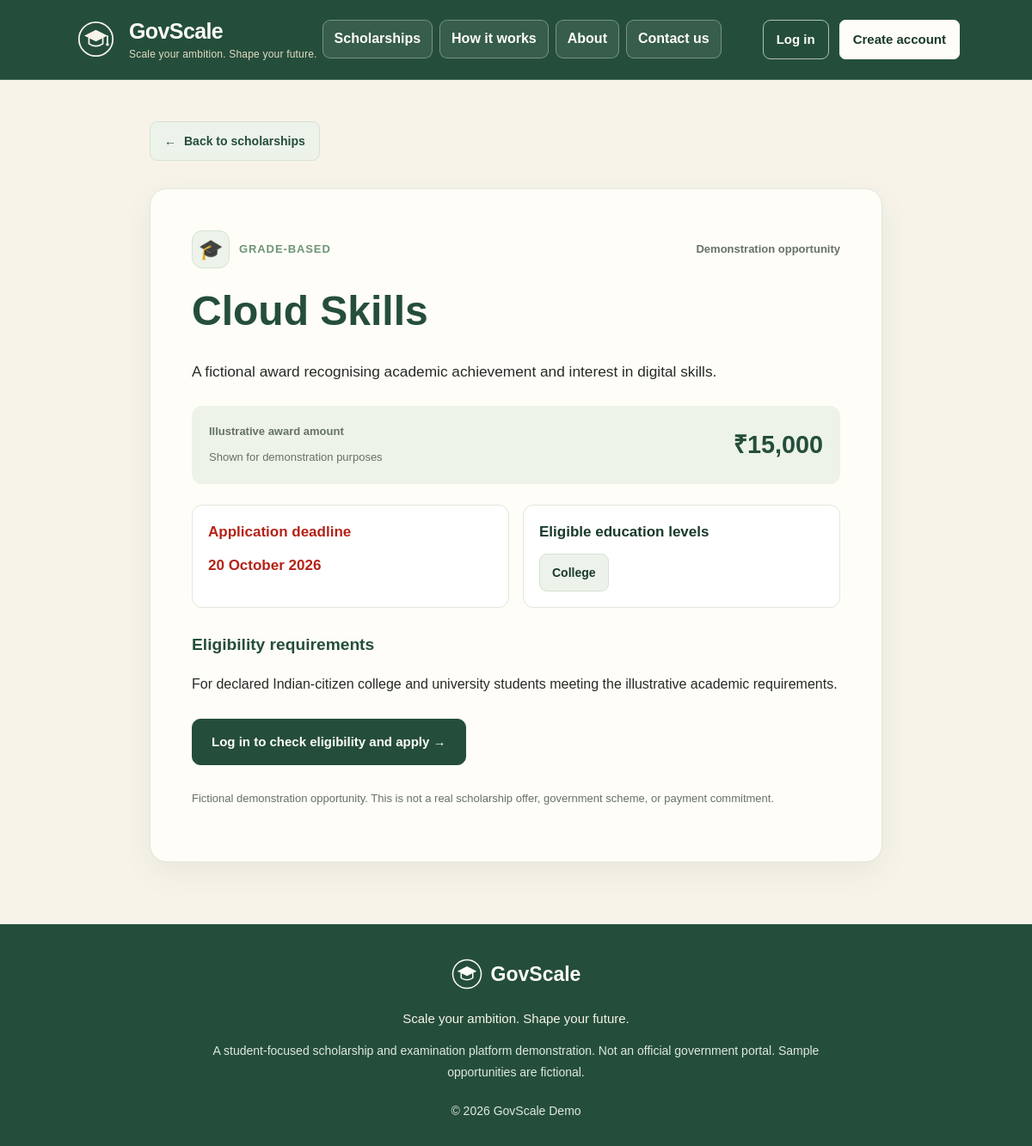
Screenshot of /scholarships/3 with the database file from the repository.
### app.py (models this page shows)
class Scholarship(db.Model):
    id = db.Column(db.Integer, primary_key=True)
    title = db.Column(db.String(160), nullable=False)
    category = db.Column(db.String(20), nullable=False, index=True)
    education_category = db.Column(db.String(30),nullable=True,index=True,)
    description = db.Column(db.Text, nullable=False)
    award_amount = db.Column(db.Integer, nullable=False)
    eligibility_description = db.Column(db.Text, nullable=False)
    eligible_education_levels = db.Column(db.String(100), nullable=False)
    deadline = db.Column(db.Date, nullable=True)
    is_active = db.Column(db.Boolean, nullable=False, default=True)
    lifecycle_status = db.Column(
        db.String(20), nullable=False, default="active"
    )
    passing_threshold = db.Column(
        db.Float, nullable=False, default=80.0
    )

### app.py (the view, shortened to what this page needs)
@app.route("/scholarships/<int:scholarship_id>")
def scholarship_detail(scholarship_id):
    scholarship = db.session.get(Scholarship, scholarship_id)
    if scholarship is None:
        abort(404)
    linked_exam = None
    india_tz = ZoneInfo("Asia/Kolkata")
    now_ist = datetime.now(india_tz).replace(tzinfo=None)
    exam_registration = None
    registration_status = None
    registration_closes_at = None
    eligible = None
    ineligible_reasons = []
    if current_user.is_authenticated:
        eligible, ineligible_reasons = (
            check_scholarship_eligibility(
                current_user, scholarship
            )
        )
    existing_application = None
    if current_user.is_authenticated:
        existing_application = ScholarshipApplication.query.filter_by(
            user_id=current_user.id,
            scholarship_id=scholarship.id,
        ).first()
    received_reward = False
    return render_template(
        "scholarship_detail.html",
        scholarship=scholarship,
        received_reward=received_reward,
        eligible=eligible,
        ineligible_reasons=ineligible_reasons,
        existing_application=existing_application,
        linked_exam=linked_exam,
        exam_registration=exam_registration,
        registration_status=registration_status,
        registration_closes_at=registration_closes_at,
        now_ist=now_ist,
    )

### templates/scholarship_detail.html (shortened to what this page needs)
{% extends "base.html" %}
{% block content %}
<section class="scholarship-detail-section">
    {% if request.args.get('source') == 'history' %}
    <a href="{{ url_for('my_history') }}" class="detail-apply-button">
        <span aria-hidden="true">←</span> Back to History
    </a>
    {% else %}
    <a href="{{ url_for('home') }}#scholarships" class="detail-back-link">
        <span aria-hidden="true">←</span> Back to scholarships
    </a>
    {% endif %}
    <article class="scholarship-detail-card">
        <div class="detail-category-row">
            <div class="detail-category-identity">
                <span class="detail-category-icon" aria-hidden="true">
                    {{ '📝' if scholarship.category == 'exam' else '🎓' }}
                </span>
                <span class="type-label">
                    {{ 'EXAM-BASED' if scholarship.category == 'exam' else 'GRADE-BASED' }}
                </span>
            </div>
            <span class="detail-demo-label">Demonstration opportunity</span>
        </div>
        <h1>{{ scholarship.title }}</h1>
        <p class="detail-description">{{ scholarship.description }}</p>
        <div class="detail-award">
            <div>
                <span class="detail-info-label">Illustrative award amount</span>
                <p class="detail-award-note">Shown for demonstration purposes</p>
            </div>
            <strong>₹{{ "{:,}".format(scholarship.award_amount) }}</strong>
        </div>
        <div class="detail-information-grid">
            <div class="detail-information-item">
                <span class="detail-info-label">Application deadline</span>
                <strong class="detail-deadline-value">
                    {{ scholarship.deadline.strftime('%d %B %Y')
                       if scholarship.deadline else 'To be announced' }}
                </strong>
            </div>
            <div class="detail-information-item">
                <span class="detail-info-label">Eligible education levels</span>
                <div class="education-level-chips">
                    {% for level in scholarship.eligible_education_levels.split(',') %}
                    {% set level = level.strip() %}
                    <span>{{ {
                        'school_8_10': 'School 8–10',
                        'school_11_12': 'College 11–12',
                        'undergraduate_1_4': 'Undergraduate'
                    }.get(level, level|replace('_', ' ')|title) }}</span>
                    {% endfor %}
                </div>
            </div>
        </div>
        <section class="detail-requirements">
            <h2>Eligibility requirements</h2>
            <p>{{ scholarship.eligibility_description }}</p>
        </section>
        <div class="detail-application-area">
            {% if scholarship.category == 'exam' %}
            {% else %}
                {% if current_user.is_authenticated %}
                    {% if existing_application %}
                        <div class="eligibility-message eligibility-success">
                            <span class="eligibility-status status-eligible">
                                {% if existing_application.status == 'approved' and received_reward and request.args.get('source') == 'history' %}
                                    ✓ Scholarship reward received
                                {% elif existing_application.status == 'approved' %}
                                    ✓ Application approved
                                {% elif existing_application.status == 'pending' %}
                                    ◷ Application pending
                                {% elif existing_application.status == 'withdrawn' %}
                                    Application withdrawn
                                {% else %}
                                    ✓ Application submitted
                                {% endif %}
                            </span>
                            <p>
                                {% if existing_application.status == 'approved' and received_reward and request.args.get('source') == 'history' %}
                                    Your scholarship application was approved, and the illustrative reward payout has been completed.
                                {% elif existing_application.status == 'approved' %}
                                    Your application has been approved.
                                {% elif existing_application.status == 'pending' %}
                                    Your application is awaiting review.
                                {% elif existing_application.status == 'withdrawn' %}
                                    You withdrew this application and cannot apply again.
                                {% else %}
                                    You have already applied for this scholarship.
                                {% endif %}
                            </p>
                        </div>
                        {% if request.args.get('source') != 'history' %}
                        <a class="detail-secondary-link"
                        href="{{ url_for('my_applications') }}">
                            View my applications →
                        </a>
                        {% endif %}
                    {% elif eligible %}
                        <form method="POST"
                            action="{{ url_for('apply_for_scholarship', scholarship_id=scholarship.id) }}">
                            <input type="hidden" name="csrf_token" value="{{ csrf_token() }}">
                            <button type="submit" class="detail-apply-button">
                                Apply for this scholarship →
                            </button>
                        </form>
                    {% else %}
                        <p class="detail-apply-hint">
                            Complete the requirements above before applying.
                        </p>
                    {% endif %}
                {% else %}
                    <a class="detail-apply-button"
                    href="{{ url_for('login', next=url_for('scholarship_detail', scholarship_id=scholarship.id)) }}">
                        Log in to check eligibility and apply →
                    </a>
                {% endif %}
            {% endif %}
        </div>
        <p class="demo-disclaimer">
            Fictional demonstration opportunity. This is not a real scholarship
            offer, government scheme, or payment commitment.
        </p>
    </article>
</section>
{% endblock %}

### rows the page displays
Scholarship: category "🎓", category "GRADE-BASED", title "Cloud Skills", description "A fictional award recognising academic achievement and interest in digital skills.", award_amount "15,000", deadline "20 October 2026", eligible_education_levels "College", eligibility_description "For declared Indian-citizen college and university students meeting the illustrative academic requirements."
